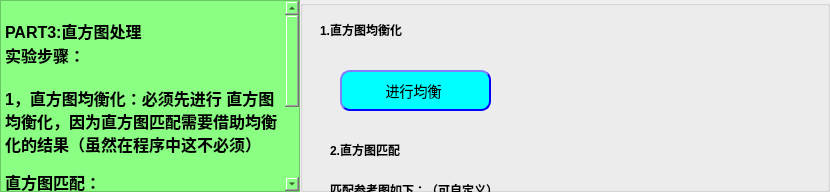
          <widget class="QWidget" name="P3_page">
           <attribute name="title">
            <string>Part 3. 直方图处理</string>
           </attribute>
           <layout class="QHBoxLayout" name="horizontalLayout_3">
            <property name="spacing">
             <number>0</number>
            </property>
            <property name="sizeConstraint">
             <enum>QLayout::SetDefaultConstraint</enum>
            </property>
            <property name="leftMargin">
             <number>0</number>
            </property>
            <property name="topMargin">
             <number>0</number>
            </property>
            <property name="rightMargin">
             <number>0</number>
            </property>
            <property name="bottomMargin">
             <number>0</number>
            </property>
            <item>
             <widget class="QTextBrowser" name="textBrowser_2">
              <property name="minimumSize">
               <size>
                <width>300</width>
                <height>0</height>
               </size>
              </property>
              <property name="maximumSize">
               <size>
                <width>300</width>
                <height>16777215</height>
               </size>
              </property>
              <property name="styleSheet">
               <string notr="true">color: rgb(0, 0, 0);
background-color: rgb(139, 255, 131);</string>
              </property>
              <property name="html">
               <string>&lt;!DOCTYPE HTML PUBLIC &quot;-//W3C//DTD HTML 4.0//EN&quot; &quot;http://www.w3.org/TR/REC-html40/strict.dtd&quot;&gt;
&lt;html&gt;&lt;head&gt;&lt;meta name=&quot;qrichtext&quot; content=&quot;1&quot; /&gt;&lt;style type=&quot;text/css&quot;&gt;
p, li { white-space: pre-wrap; }
&lt;/style&gt;&lt;/head&gt;&lt;body style=&quot; font-family:'Arial'; font-size:9pt; font-weight:600; font-style:normal;&quot;&gt;
&lt;p style=&quot;-qt-paragraph-type:empty; margin-top:0px; margin-bottom:0px; margin-left:0px; margin-right:0px; -qt-block-indent:0; text-indent:0px; font-family:'SimSun'; font-weight:400;&quot;&gt;&lt;br /&gt;&lt;/p&gt;
&lt;p style=&quot; margin-top:0px; margin-bottom:0px; margin-left:0px; margin-right:0px; -qt-block-indent:0; text-indent:0px;&quot;&gt;&lt;span style=&quot; font-family:'SimSun'; font-size:12pt;&quot;&gt;PART3:直方图处理&lt;/span&gt;&lt;/p&gt;
&lt;p style=&quot; margin-top:0px; margin-bottom:0px; margin-left:0px; margin-right:0px; -qt-block-indent:0; text-indent:0px;&quot;&gt;&lt;span style=&quot; font-family:'SimSun'; font-size:12pt;&quot;&gt;实验步骤：&lt;/span&gt;&lt;/p&gt;
&lt;p style=&quot;-qt-paragraph-type:empty; margin-top:0px; margin-bottom:0px; margin-left:0px; margin-right:0px; -qt-block-indent:0; text-indent:0px; font-family:'SimSun'; font-size:12pt;&quot;&gt;&lt;br /&gt;&lt;/p&gt;
&lt;p style=&quot; margin-top:0px; margin-bottom:0px; margin-left:0px; margin-right:0px; -qt-block-indent:0; text-indent:0px;&quot;&gt;&lt;span style=&quot; font-family:'SimSun'; font-size:12pt;&quot;&gt;1，直方图均衡化：必须先进行 直方图均衡化，因为直方图匹配需要借助均衡化的结果（虽然在程序中这不必须）&lt;/span&gt;&lt;/p&gt;
&lt;p style=&quot;-qt-paragraph-type:empty; margin-top:0px; margin-bottom:0px; margin-left:0px; margin-right:0px; -qt-block-indent:0; text-indent:0px; font-family:'SimSun'; font-weight:400;&quot;&gt;&lt;br /&gt;&lt;/p&gt;
&lt;p style=&quot; margin-top:0px; margin-bottom:0px; margin-left:0px; margin-right:0px; -qt-block-indent:0; text-indent:0px;&quot;&gt;&lt;span style=&quot; font-family:'SimSun'; font-size:12pt;&quot;&gt;直方图匹配：&lt;/span&gt;&lt;/p&gt;
&lt;p style=&quot; margin-top:0px; margin-bottom:0px; margin-left:0px; margin-right:0px; -qt-block-indent:0; text-indent:0px;&quot;&gt;&lt;span style=&quot; font-family:'SimSun'; font-size:12pt;&quot;&gt;1，选择匹配参照 的参考图片，可通过单选按钮切换使用默认图像或自定义图片&lt;/span&gt;&lt;/p&gt;
&lt;p style=&quot;-qt-paragraph-type:empty; margin-top:0px; margin-bottom:0px; margin-left:0px; margin-right:0px; -qt-block-indent:0; text-indent:0px; font-family:'SimSun'; font-size:12pt;&quot;&gt;&lt;br /&gt;&lt;/p&gt;
&lt;p style=&quot; margin-top:0px; margin-bottom:0px; margin-left:0px; margin-right:0px; -qt-block-indent:0; text-indent:0px;&quot;&gt;&lt;span style=&quot; font-family:'SimSun'; font-size:12pt;&quot;&gt;2，点击【进行匹配】，处理对象 由PART1决定&lt;/span&gt;&lt;/p&gt;&lt;/body&gt;&lt;/html&gt;</string>
              </property>
             </widget>
            </item>
            <item>
             <widget class="QGroupBox" name="groupBox_2">
              <property name="minimumSize">
               <size>
                <width>530</width>
                <height>0</height>
               </size>
              </property>
              <property name="font">
               <font>
                <weight>75</weight>
                <bold>true</bold>
               </font>
              </property>
              <property name="autoFillBackground">
               <bool>true</bool>
              </property>
              <property name="title">
               <string/>
              </property>
              <widget class="QLabel" name="LB_25">
               <property name="geometry">
                <rect>
                 <x>20</x>
                 <y>20</y>
                 <width>131</width>
                 <height>20</height>
                </rect>
               </property>
               <property name="sizePolicy">
                <sizepolicy hsizetype="Preferred" vsizetype="Preferred">
                 <horstretch>0</horstretch>
                 <verstretch>0</verstretch>
                </sizepolicy>
               </property>
               <property name="minimumSize">
                <size>
                 <width>45</width>
                 <height>16</height>
                </size>
               </property>
               <property name="text">
                <string>1.直方图均衡化</string>
               </property>
              </widget>
              <widget class="QLabel" name="LB_27">
               <property name="geometry">
                <rect>
                 <x>30</x>
                 <y>140</y>
                 <width>131</width>
                 <height>20</height>
                </rect>
               </property>
               <property name="sizePolicy">
                <sizepolicy hsizetype="Preferred" vsizetype="Preferred">
                 <horstretch>0</horstretch>
                 <verstretch>0</verstretch>
                </sizepolicy>
               </property>
               <property name="minimumSize">
                <size>
                 <width>45</width>
                 <height>16</height>
                </size>
               </property>
               <property name="text">
                <string>2.直方图匹配</string>
               </property>
              </widget>
              <widget class="QScrollArea" name="scrollArea_3">
               <property name="geometry">
                <rect>
                 <x>30</x>
                 <y>320</y>
                 <width>361</width>
                 <height>321</height>
                </rect>
               </property>
               <property name="widgetResizable">
                <bool>true</bool>
               </property>
               <widget class="QWidget" name="scrollAreaWidgetContents_3">
                <property name="geometry">
                 <rect>
                  <x>0</x>
                  <y>0</y>
                  <width>422</width>
                  <height>422</height>
                 </rect>
                </property>
                <layout class="QGridLayout" name="gridLayout_2">
                 <item row="1" column="0">
                  <widget class="QLabel" name="LB_p3_pic">
                   <property name="sizePolicy">
                    <sizepolicy hsizetype="Preferred" vsizetype="Preferred">
                     <horstretch>0</horstretch>
                     <verstretch>0</verstretch>
                    </sizepolicy>
                   </property>
                   <property name="minimumSize">
                    <size>
                     <width>400</width>
                     <height>400</height>
                    </size>
                   </property>
                   <property name="text">
                    <string/>
                   </property>
                  </widget>
                 </item>
                </layout>
               </widget>
              </widget>
              <widget class="QLabel" name="LB_28">
               <property name="geometry">
                <rect>
                 <x>30</x>
                 <y>180</y>
                 <width>241</width>
                 <height>20</height>
                </rect>
               </property>
               <property name="sizePolicy">
                <sizepolicy hsizetype="Preferred" vsizetype="Preferred">
                 <horstretch>0</horstretch>
                 <verstretch>0</verstretch>
                </sizepolicy>
               </property>
               <property name="minimumSize">
                <size>
                 <width>45</width>
                 <height>16</height>
                </size>
               </property>
               <property name="text">
                <string>匹配参考图如下：（可自定义）</string>
               </property>
              </widget>
              <widget class="QToolButton" name="Bt_p3_selectpic">
               <property name="enabled">
                <bool>true</bool>
               </property>
               <property name="geometry">
                <rect>
                 <x>230</x>
                 <y>250</y>
                 <width>151</width>
                 <height>41</height>
                </rect>
               </property>
               <property name="sizePolicy">
                <sizepolicy hsizetype="Preferred" vsizetype="Preferred">
                 <horstretch>0</horstretch>
                 <verstretch>0</verstretch>
                </sizepolicy>
               </property>
               <property name="minimumSize">
                <size>
                 <width>81</width>
                 <height>21</height>
                </size>
               </property>
               <property name="styleSheet">
                <string notr="true">

QToolButton
                     {text-align : center;
                     background-color : rgb(0, 255, 255);
                     font: bold;
                     border-color: blue;
                     border-width: 2px;
                     border-radius: 10px;
                     padding: 6px;
                     height : 14px;
                     border-style: outset;
                     font : 14px;}
                     QToolButton:hover
                     {text-align : center;
                     color : red;
                     font: bold;
                     border-color: gray;
                     border-width: 2px;
                     border-radius: 10px;
                     padding: 6px;
                     height : 14px;
                     border-style: outset;
                     font : 14px;}

</string>
               </property>
               <property name="text">
                <string>加载自定义图片</string>
               </property>
               <property name="toolButtonStyle">
                <enum>Qt::ToolButtonTextOnly</enum>
               </property>
               <property name="autoRaise">
                <bool>false</bool>
               </property>
              </widget>
              <widget class="QRadioButton" name="RB_P3_default">
               <property name="geometry">
                <rect>
                 <x>30</x>
                 <y>220</y>
                 <width>115</width>
                 <height>19</height>
                </rect>
               </property>
               <property name="text">
                <string>使用默认图片</string>
               </property>
               <property name="checked">
                <bool>true</bool>
               </property>
              </widget>
              <widget class="QRadioButton" name="RB_P3_self">
               <property name="geometry">
                <rect>
                 <x>30</x>
                 <y>260</y>
                 <width>181</width>
                 <height>20</height>
                </rect>
               </property>
               <property name="text">
                <string>使用自定义图片</string>
               </property>
              </widget>
              <widget class="QToolButton" name="Bt_p3_match">
               <property name="enabled">
                <bool>true</bool>
               </property>
               <property name="geometry">
                <rect>
                 <x>60</x>
                 <y>670</y>
                 <width>151</width>
                 <height>41</height>
                </rect>
               </property>
               <property name="sizePolicy">
                <sizepolicy hsizetype="Preferred" vsizetype="Preferred">
                 <horstretch>0</horstretch>
                 <verstretch>0</verstretch>
                </sizepolicy>
               </property>
               <property name="minimumSize">
                <size>
                 <width>81</width>
                 <height>21</height>
                </size>
               </property>
               <property name="styleSheet">
                <string notr="true">

QToolButton
                     {text-align : center;
                     background-color : rgb(0, 255, 255);
                     font: bold;
                     border-color: blue;
                     border-width: 2px;
                     border-radius: 10px;
                     padding: 6px;
                     height : 14px;
                     border-style: outset;
                     font : 14px;}
                     QToolButton:hover
                     {text-align : center;
                     color : red;
                     font: bold;
                     border-color: gray;
                     border-width: 2px;
                     border-radius: 10px;
                     padding: 6px;
                     height : 14px;
                     border-style: outset;
                     font : 14px;}

</string>
               </property>
               <property name="text">
                <string>进行匹配</string>
               </property>
               <property name="toolButtonStyle">
                <enum>Qt::ToolButtonTextOnly</enum>
               </property>
               <property name="autoRaise">
                <bool>false</bool>
               </property>
              </widget>
              <widget class="QToolButton" name="Bt_p3_equal">
               <property name="enabled">
                <bool>true</bool>
               </property>
               <property name="geometry">
                <rect>
                 <x>40</x>
                 <y>70</y>
                 <width>151</width>
                 <height>41</height>
                </rect>
               </property>
               <property name="sizePolicy">
                <sizepolicy hsizetype="Preferred" vsizetype="Preferred">
                 <horstretch>0</horstretch>
                 <verstretch>0</verstretch>
                </sizepolicy>
               </property>
               <property name="minimumSize">
                <size>
                 <width>81</width>
                 <height>21</height>
                </size>
               </property>
               <property name="styleSheet">
                <string notr="true">

QToolButton
                     {text-align : center;
                     background-color : rgb(0, 255, 255);
                     font: bold;
                     border-color: blue;
                     border-width: 2px;
                     border-radius: 10px;
                     padding: 6px;
                     height : 14px;
                     border-style: outset;
                     font : 14px;}
                     QToolButton:hover
                     {text-align : center;
                     color : red;
                     font: bold;
                     border-color: gray;
                     border-width: 2px;
                     border-radius: 10px;
                     padding: 6px;
                     height : 14px;
                     border-style: outset;
                     font : 14px;}

</string>
               </property>
               <property name="text">
                <string>进行均衡 </string>
               </property>
               <property name="toolButtonStyle">
                <enum>Qt::ToolButtonTextOnly</enum>
               </property>
               <property name="autoRaise">
                <bool>false</bool>
               </property>
              </widget>
             </widget>
            </item>
           </layout>
          </widget>
